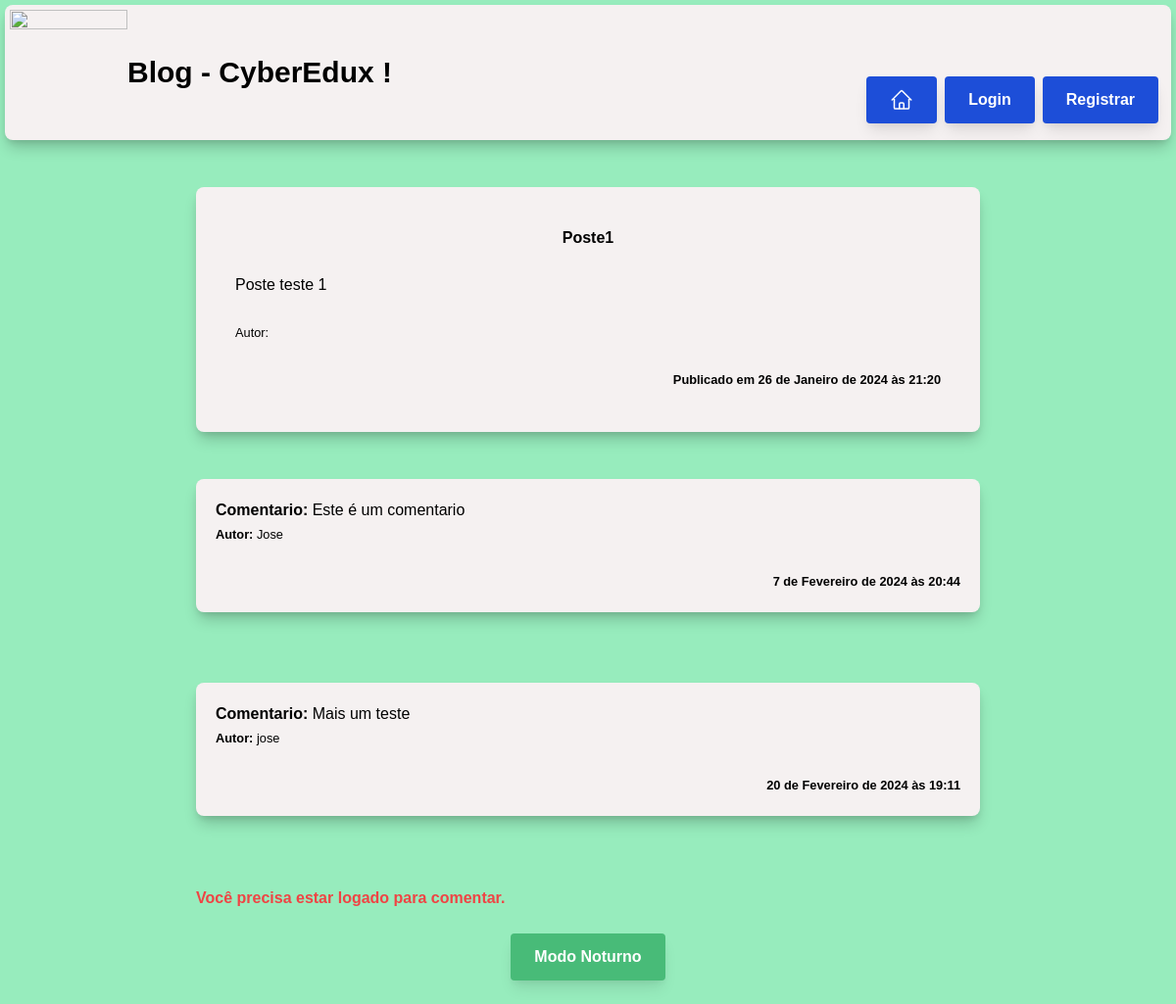
/post-1-3, run on an earlier commit of the app's database.
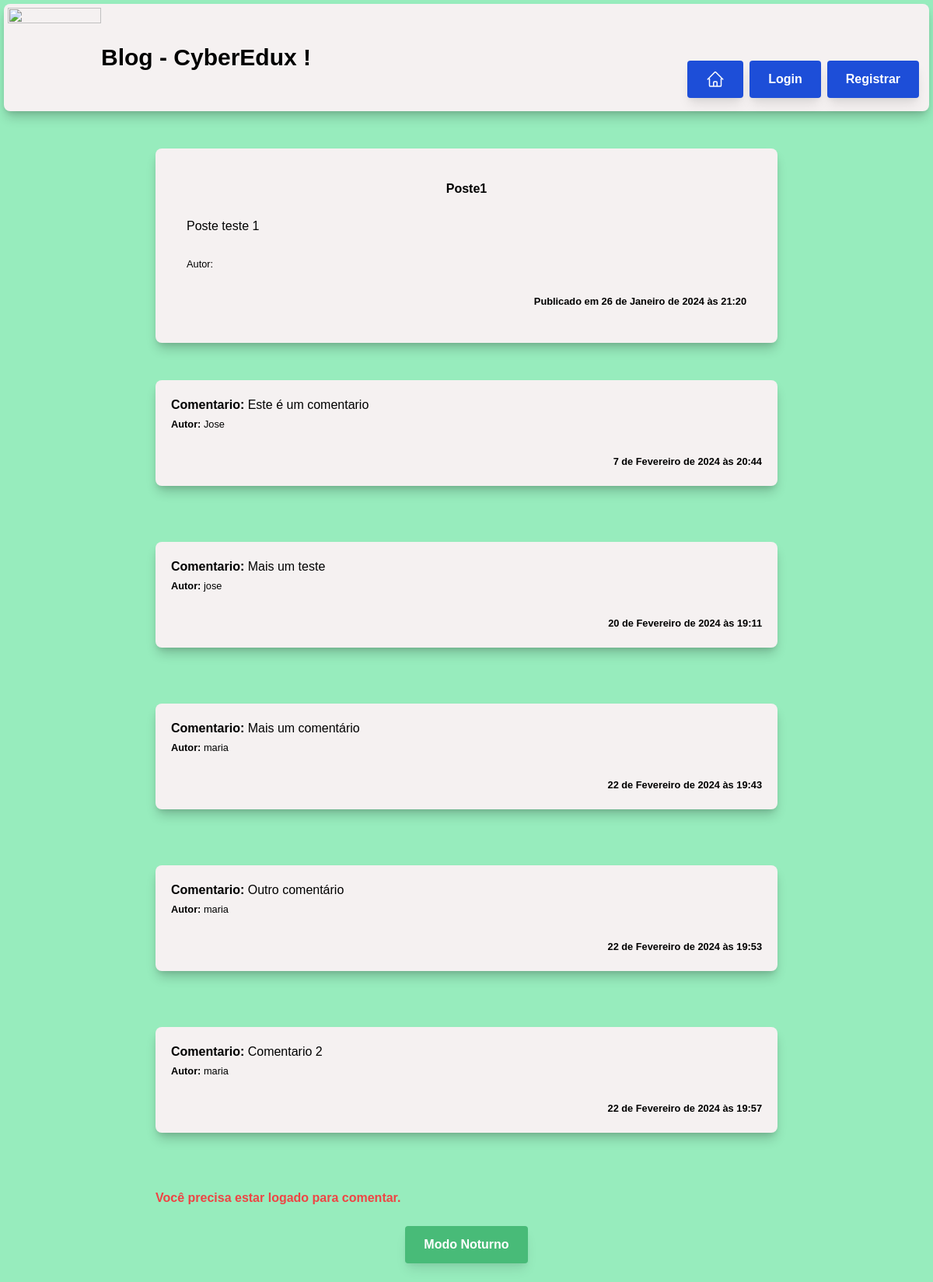
And on a later commit of the database.
### APP_1/models.py (models this page shows)
class Post (models.Model):
    titulo = models.CharField(max_length = 200)
    conteudo = models.TextField()
    publicacao_em = models.DateTimeField(auto_now_add = True)
    autor = models.CharField(max_length = 100)
    resumo = models.TextField()
    slug = models.SlugField(unique = True )
    img = models.CharField(max_length = 200)
    class meta:
        ordering = ['-publicado_em']

class Comentario(models.Model):
    post = models.ForeignKey(Post, related_name = 'comentarios', on_delete = models.CASCADE)
    nome = models.CharField(max_length = 150)
    email = models.EmailField()
    conteudo = models.CharField(max_length = 500)
    publicado_em = models.DateTimeField(auto_now_add = True)
    class meta:
        ordering = ['publicado_em']

### APP_1/views.py (the view)
# urls.py: path('<slug:slug>', views.post_detail, name='post_detail'),
def post_detail(request, slug):
    post = get_object_or_404(Post, slug=slug)
    if request.method == 'POST' and request.user.is_authenticated:
        conteudo = request.POST.get('conteudo')
        comentario = Comentario(nome=request.user.username, email=request.user.email, conteudo=conteudo, post=post)
        comentario.save()
        return redirect('post_detail', slug=post.slug)
    return render(request, 'post_details.html', {'post': post})

### APP_1/templates/post_details.html
{% extends 'base.html' %}
{% load static %}
{% block conteudo %}
<div class="p-10 info-section bg-white rounded-lg">
    <div class="text-center">
        <h2><strong>{{post.titulo}}</strong></h2>
    </div>
    <br>
    <p style="text-align: justify;">{{post.conteudo}}</p>
    <br>
    <small>Autor: <strong>{{post.autor}}</strong></small>
    <br>
    <br>
    <div class="text-right mb-0.5">
        <small><strong> Publicado em {{post.publicacao_em}}</strong></small>
    </div>
</div>
{% for comentario in post.comentarios.all %}
<div class="p-5 info-section bg-white rounded-lg">
    <p><strong>Comentario:</strong> {{comentario.conteudo}}</p>
    <small><strong>Autor:</strong> {{comentario.nome}}</small>
    <br>
    <br>
    <div class="text-right ">
        <small ><strong>{{comentario.publicado_em}}</strong></small>
    </div>
</div>
<br>
{% endfor %}
{% if user.is_authenticated %}
<form method="post" class="bg-gray-200 p-6 rounded-md">
    {% csrf_token %}
    <div class="mb-4">
        <label for="conteudo" class="block text-gray-700 font-bold">Comentar:</label>
        <textarea id="conteudo" name="conteudo" class="text-black mt-1 block w-full rounded-md border-gray-300 shadow-sm bg-gray-250   "></textarea>
    </div>
    <input type="submit" value="Enviar" class="bg-green-500 hover:bg-green-700 text-white font-bold py-2 px-4 rounded">
</form>
<br>
{% else %}
<p class="text-red-500 font-bold pb-6"> Você precisa estar logado para comentar.</p>
{% endif %}
{% endblock %}

### APP_1/templates/base.html (shortened to what this page needs)
<!DOCTYPE html>
<html lang="pt-br">
{% load static %}
<head>
    <link href="https://cdn.jsdelivr.net/npm/tailwindcss@2.2.19/dist/tailwind.min.css" rel="stylesheet">
    <link rel="stylesheet" href="{% static 'style.css' %}">
</head>
<body>
    <section class="container2 p-10 info-section rounded-lg flex flex-row justify-between" >
        <div class="flex flex-row">
        <img src="https://assets.zyrosite.com/cdn-cgi/image/format=auto,w=190,fit=crop,q=95/AwvjG1eG4vc2ovvG/logoedux-removebg-preview-YD08znO98ESxqzXr.png" width="120px" height="90px">
        <h1 class="flex items-center text-3xl font-bold">
            Blog - CyberEdux !
         </h1>
         </div>
           <div class="flex-row justify-between pt-14 pr-2 space-x-2">
            {% if user.is_authenticated %}
            <div class="flex justify-center pb-2 pt-0">
                <h1 class="text-2xl font-bold"> Olá, {{ user.username }}!</h1>
            </div>
            <div class="flex justify-center space-x-2 py-3">
                 <a href="{% url 'home' %}" class="btn bg-blue-700 hover:bg-blue-500 text-white ">
                <div>
                <svg xmlns="http://www.w3.org/2000/svg" fill="none" viewBox="0 0 24 24" stroke-width="1.5" stroke="currentColor" class="w-6 h-6">
                <path stroke-linecap="round" stroke-linejoin="round" d="m2.25 12 8.954-8.955c.44-.439 1.152-.439 1.591 0L21.75 12M4.5 9.75v10.125c0 .621.504 1.125 1.125 1.125H9.75v-4.875c0-.621.504-1.125 1.125-1.125h2.25c.621 0 1.125.504 1.125 1.125V21h4.125c.621 0 1.125-.504 1.125-1.125V9.75M8.25 21h8.25" />
              </svg>
            </div>
                <a href="{% url 'logout' %}" class="btn btn bg-blue-700 hover:bg-blue-500 text-white shadow-sm">Sair</a>
                {% if user.is_staff %}
                    <a href="{% url 'create_post' %}" class="btn btn bg-blue-700 hover:bg-blue-500 text-white shadow-sm">
                        Criar Post</a>
                {% endif %}
            </div>
            {% else %}
            <div class="flex justify-center space-x-2 py-3 ">
                <a href="{% url 'home' %}" class="btn bg-blue-700 hover:bg-blue-500 text-white ">
                    <div>
                </div>
                <a href="{% url 'login' %}" class="btn btn bg-blue-700 hover:bg-blue-500 text-white">Login</a>
                <a href="{% url 'register' %}" class="btn btn bg-blue-700 hover:bg-blue-500 text-white ">Registrar</a>
            </div>
            {% endif %}
           </div>
    </section>
    <div class="container mx-auto">
        {% block conteudo %}
        {% endblock %}
        <div class="flex justify-center">
            <button class="btn btn-secondary mx-1" onclick="toggleDarkMode()">Modo Noturno</button>
        </div>
    </div>
    <br>
</body>
</html>

### APP_1/static/style.css (style rules this page uses)
body { background-color: #97ecbd; font-family: 'Arial', sans-serif; transition: background-color 0.5s ease; }
.container { max-width: 800px; margin: 0 auto; }
.container2 { max-width: auto; margin: 5px ; padding: 5px; }
.info-section { margin-bottom: 3rem; background-color: #f5f1f1; box-shadow: 0 10px 15px -3px rgba(0, 0, 0, 0.2), 0 4px 6px -2px rgba(0, 0, 0, 0.1); transition: background-color 0.5s ease, color 0.5s ease; }
.btn { display: inline-block; padding: 0.75rem 1.5rem; font-size: 1rem; font-weight: 600; text-align: center; text-decoration: none; cursor: pointer; border-radius: 0.25rem; transition: all 0.3s ease; box-shadow: 0 10px 15px -3px rgba(0, 0, 0, 0.1), 0 4px 6px -2px rgba(0, 0, 0, 0.05); }
.btn-secondary { background-color: #48bb78; color: #ffffff; }

What changed in the data, as far as the page shows it:
added Comentario: conteudo "Mais um comentário", nome "maria", publicado_em "22 de Fevereiro de 2024 às 19:43"
added Comentario: conteudo "Outro comentário", nome "maria", publicado_em "22 de Fevereiro de 2024 às 19:53"
added Comentario: conteudo "Comentario 2", nome "maria", publicado_em "22 de Fevereiro de 2024 às 19:57"
